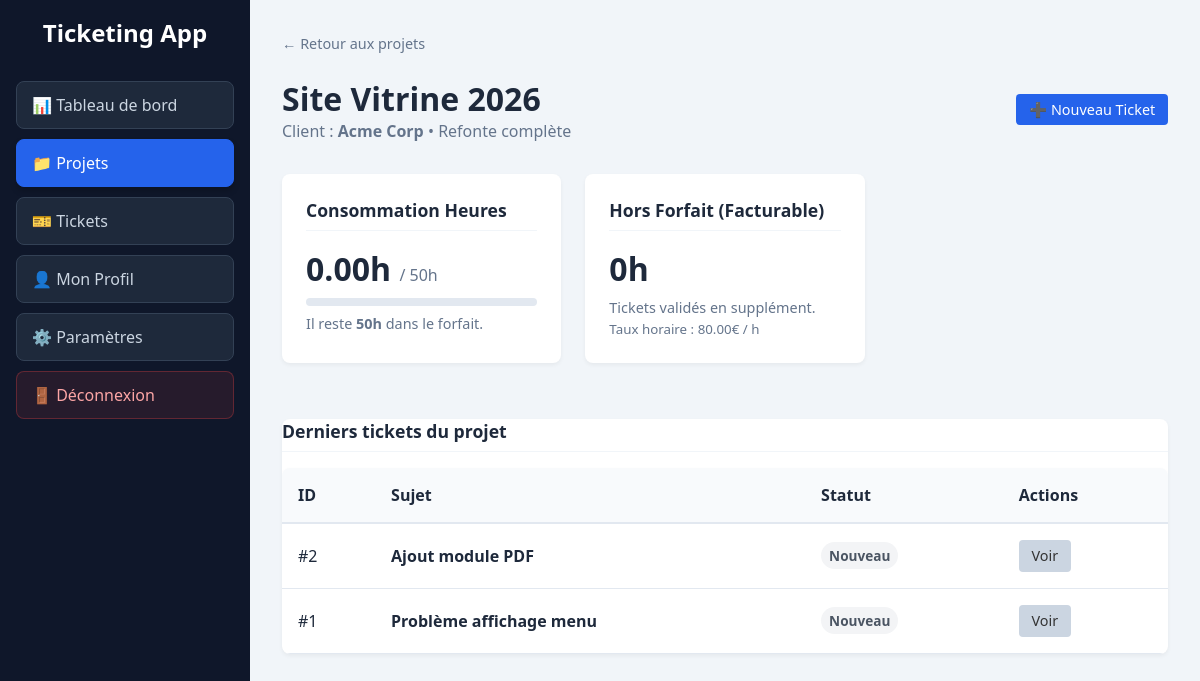
The app's page /project-detail.php?id=1 (signed in) with its own data.
### tables this page shows
CREATE TABLE projects (
    id INT AUTO_INCREMENT PRIMARY KEY,
    contrat_id INT NOT NULL,
    nom VARCHAR(255) NOT NULL,
    description TEXT,
    statut VARCHAR(50) DEFAULT 'Actif',
    FOREIGN KEY (contrat_id) REFERENCES contrats(id) ON DELETE CASCADE
);

CREATE TABLE clients (
    id INT AUTO_INCREMENT PRIMARY KEY,
    nom_entreprise VARCHAR(255) NOT NULL
);

CREATE TABLE contrats (
    id INT AUTO_INCREMENT PRIMARY KEY,
    client_id INT NOT NULL,
    nom_contrat VARCHAR(255) NOT NULL,
    heures_incluses INT DEFAULT 0,
    taux_horaire DECIMAL(10,2) DEFAULT 0.00,
    date_debut DATE,
    date_fin DATE,
    FOREIGN KEY (client_id) REFERENCES clients(id) ON DELETE CASCADE
);

CREATE TABLE tickets (
    id INT AUTO_INCREMENT PRIMARY KEY,
    projet_id INT NOT NULL,
    auteur_id INT NOT NULL,
    titre VARCHAR(255) NOT NULL,
    description TEXT NOT NULL,
    statut VARCHAR(50) DEFAULT 'Nouveau',
    priorite VARCHAR(50) DEFAULT 'Moyenne',
    type VARCHAR(50) DEFAULT 'inclus',  
    date_creation DATETIME DEFAULT CURRENT_TIMESTAMP,
    FOREIGN KEY (projet_id) REFERENCES projects(id) ON DELETE CASCADE,
    FOREIGN KEY (auteur_id) REFERENCES users(id) ON DELETE CASCADE
);

### project-detail.php (the view, shortened to what this page needs)
<?php
require_once 'db.php';
$project_id = $_GET['id'] ?? 0;
$stmt = $pdo->prepare("
    SELECT p.*, c.nom_entreprise AS client, ctr.heures_incluses AS heures_total, ctr.taux_horaire AS taux,
           COALESCE(SUM(tp.duree_heures), 0) AS heures_utilisees
    FROM projects p
    JOIN contrats ctr ON p.contrat_id = ctr.id
    JOIN clients c ON ctr.client_id = c.id
    LEFT JOIN tickets t ON t.projet_id = p.id
    LEFT JOIN temps_passe tp ON tp.ticket_id = t.id
    WHERE p.id = ?
    GROUP BY p.id
");
$stmt->execute([$project_id]);
$project = $stmt->fetch();
$stmtTickets = $pdo->prepare("SELECT id, titre, statut FROM tickets WHERE projet_id = ? ORDER BY id DESC");
$stmtTickets->execute([$project_id]);
$project_tickets = $stmtTickets->fetchAll();
$heures_restantes = $project['heures_total'] - $project['heures_utilisees'];
$hors_forfait = ($heures_restantes < 0) ? abs($heures_restantes) : 0;
include 'header.php';
?>
<body>
<div class="app-layout">
    <nav class="sidebar">
        <h2>Ticketing App</h2>
        <ul>
            <li><a href="dashboard.php">📊 Tableau de bord</a></li>
            <li><a href="projects.php" class="active">📁 Projets</a></li>
            <li><a href="tickets.php">🎫 Tickets</a></li>
            <li><a href="profile.php">👤 Mon Profil</a></li>
            <li><a href="settings.php">⚙️ Paramètres</a></li>
            <li><a href="index.php?logout=true" class="btn-logout">🚪 Déconnexion</a></li>
        </ul>
    </nav>
    <main class="main-content">
        <div class="page-header-simple">
            <a href="projects.php" class="link-back">← Retour aux projets</a>
            <div class="header-flex mt-1">
                <div>
                    <h1><?php echo htmlspecialchars($project['nom']); ?></h1>
                    <p class="text-muted">Client : <strong><?php echo htmlspecialchars($project['client']); ?></strong> • <?php echo htmlspecialchars($project['description']); ?></p>
                </div>
                <div class="header-actions">
                    <a href="ticket-create.php" class="btn btn-sm">➕ Nouveau Ticket</a>
                </div>
            </div>
        </div>
        <div class="stats-grid">
            <div class="card">
                <h2 class="card-title-simple">Consommation Heures</h2>
                <div class="stat-value">
                    <?php echo $project['heures_utilisees']; ?>h <span class="stat-sub">/ <?php echo $project['heures_total']; ?>h</span>
                </div>
                <div class="progress-container">
                </div>
                <p class="stat-label">
                    <?php if ($heures_restantes >= 0): ?>
                        Il reste <strong><?php echo $heures_restantes; ?>h</strong> dans le forfait.
                    <?php else: ?>
                        <span class="text-danger">Forfait dépassé de <?php echo abs($heures_restantes); ?>h !</span>
                    <?php endif; ?>
                </p>
            </div>
            <div class="card">
                <h2 class="card-title-simple">Hors Forfait (Facturable)</h2>
                <div class="stat-value text-warning"><?php echo $hors_forfait; ?>h</div>
                <p class="stat-label">Tickets validés en supplément.</p>
                <small class="text-muted">Taux horaire : <?php echo $project['taux']; ?>€ / h</small>
            </div>
        </div>
        <div class="card card-no-padding">
            <div class="card-header-border"><h2>Derniers tickets du projet</h2></div>
            <div class="table-container">
                <table class="w-100">
                    <thead><tr><th>ID</th><th>Sujet</th><th>Statut</th><th>Actions</th></tr></thead>
                    <tbody>
                        <?php foreach($project_tickets as $pt): ?>
                        <tr>
                            <td>#<?php echo $pt['id']; ?></td>
                            <td><strong><?php echo htmlspecialchars($pt['titre']); ?></strong></td>
                            <td><span class="badge badge-gray"><?php echo htmlspecialchars($pt['statut']); ?></span></td>
                            <td><a href="ticket-detail.php?id=<?php echo $pt['id']; ?>" class="btn btn-sm btn-light">Voir</a></td>
                        </tr>
                        <?php endforeach; ?>
                    </tbody>
                </table>
            </div>
        </div>
    </main>
</div>
<?php include 'footer.php'; ?>

### assets/css/style.css (style rules this page uses)
:root { --primary-color: #2563eb; --text-dark: #1e293b; --text-muted: #64748b; --bg-light: #f1f5f9; --sidebar-width: 250px; --success: #22c55e; --warning: orange; --danger: #ef4444; }
* { box-sizing: border-box; margin: 0; padding: 0; }
body { font-family: 'Segoe UI', Tahoma, Geneva, Verdana, sans-serif; background-color: var(--bg-light); color: var(--text-dark); height: 100vh; overflow-x: hidden; }
a { text-decoration: none; color: inherit; transition: color 0.2s; }
ul { list-style: none; }
.w-100 { width: 100%; }
.mt-1 { margin-top: 1rem; }
.text-warning { color: var(--warning); }
.text-muted { color: var(--text-muted); }
.btn { display: inline-block; background: var(--primary-color); color: white; padding: 0.8rem 1.5rem; border: none; border-radius: 4px; cursor: pointer; text-align: center; transition: background 0.2s; }
.btn-sm { padding: 0.4rem 0.8rem; font-size: 0.9rem; width: auto; }
.btn-light { background: #cbd5e1; color: #333; }
.badge { padding: 0.25rem 0.5rem; border-radius: 99px; font-size: 0.85rem; font-weight: bold; display: inline-block; }
.badge-gray { background-color: #f3f4f6; color: #4b5563; }
.card { background: white; padding: 1.5rem; border-radius: 8px; box-shadow: 0 2px 4px rgba(0,0,0,0.05); margin-bottom: 1.5rem; }
.card h2, .card-title-simple { margin-bottom: 1rem; padding-bottom: 0.5rem; border-bottom: 1px solid #f1f5f9; font-size: 1.1rem; color: var(--text-dark); }
.card-no-padding { padding: 0; overflow: hidden; }
.progress-container { background: #e2e8f0; height: 8px; border-radius: 4px; overflow: hidden; margin-bottom: 0.5rem; width: 100%; }
.table-container { background: white; border-radius: 8px; box-shadow: 0 2px 4px rgba(0,0,0,0.05); overflow-x: auto; -webkit-overflow-scrolling: touch; }
table { width: 100%; border-collapse: collapse; text-align: left; min-width: 600px; }
thead { background-color: #f8fafc; border-bottom: 2px solid #e2e8f0; }
th, td { padding: 1rem; border-bottom: 1px solid #e2e8f0; }
.app-layout { display: flex; height: 100vh; }
.main-content { flex: 1; padding: 2rem; overflow-y: auto; }
.page-header, .page-header-simple { margin-bottom: 2rem; }
.header-flex { display: flex; justify-content: space-between; align-items: center; flex-wrap: wrap; gap: 1rem; }
.header-actions { display: flex; gap: 0.5rem; }
.link-back { color: var(--text-muted); font-size: 0.9rem; display: inline-block; margin-bottom: 0.5rem; }
.stats-grid { display: grid; grid-template-columns: repeat(3, 1fr); gap: 1.5rem; margin-bottom: 2rem; }
.sidebar { width: var(--sidebar-width); background-color: #0f172a; color: white; display: flex; flex-direction: column; padding: 1rem; }
.sidebar h2 { margin-bottom: 2rem; text-align: center; }
.sidebar ul { display: flex; flex-direction: column; height: 100%; }
.sidebar a { display: flex; align-items: center; gap: 10px; padding: 12px 15px; margin-bottom: 10px; background-color: #1e293b; border: 1px solid #334155; color: #cbd5e1; border-radius: 8px; font-weight: 500; transition: all 0.2s ease; }
.sidebar a.active { background-color: var(--primary-color); border-color: var(--primary-color); color: white; box-shadow: 0 4px 6px rgba(0, 0, 0, 0.2); }
.btn-logout { margin-top: auto; background-color: rgba(239, 68, 68, 0.1) !important; color: #fca5a5 !important; border: 1px solid rgba(239, 68, 68, 0.3) !important; }
.stat-value { font-size: 2rem; font-weight: bold; color: var(--text-dark); margin: 0.5rem 0; }
.stat-sub { font-size: 1rem; color: var(--text-muted); font-weight: normal; }
.stat-label { color: var(--text-muted); font-size: 0.9rem; }

### records on screen
projects: nom "Site Vitrine 2026", clients.nom_entreprise "Acme Corp", description "Refonte complète", contrat.heures_incluses "50", contrat.taux_horaire "80.00"
tickets: id "2", titre "Ajout module PDF", statut "Nouveau"
tickets: id "1", titre "Problème affichage menu", statut "Nouveau"

### other values on screen
$project['heures_utilisees'] "0.00"
$hors_forfait "0"
